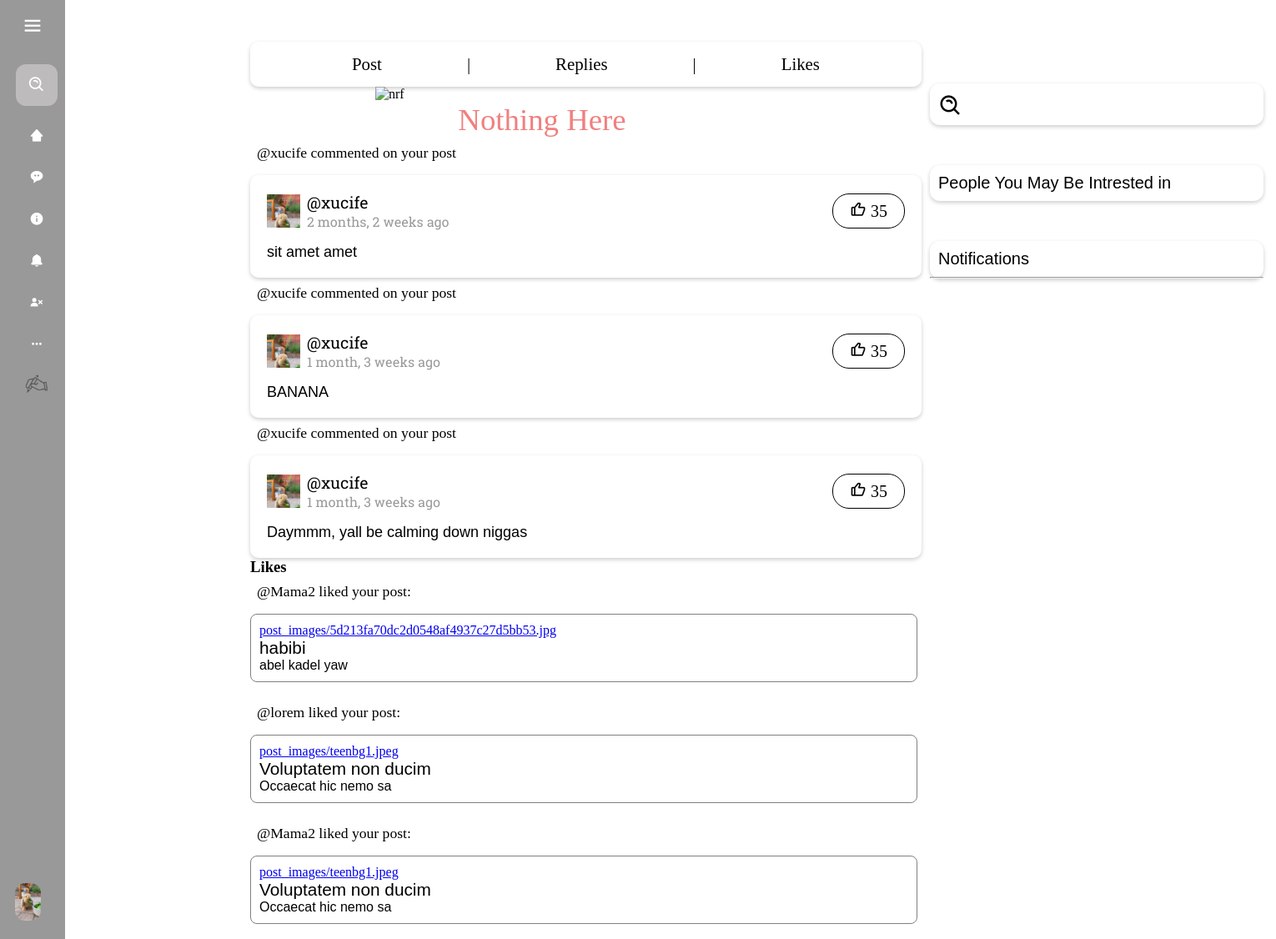
The page /notification/ (signed in) on the database its author committed.
### blog/models.py (models this page shows, shortened)
class Profile(models.Model):
    user = models.OneToOneField(User, on_delete=models.CASCADE)
    bio = models.TextField(null=True, blank=True)
    dob = models.DateField(null=True, blank=True)
    profile_img =  models.ImageField( upload_to='profile_images', default='default.jpg')
    location = models.CharField(null=True, blank=True, max_length=100)
    website = models.CharField(null=True, blank=True,max_length=100)
    about = models.TextField(null=True, blank=True)
    followers = models.ManyToManyField('self', symmetrical=False, related_name='following')
    userfol = models.ManyToManyField('self', symmetrical=False, related_name='userfollowing')
    def __str__(self):
        return self.user.username

class Message(models.Model):
    muser = models.ForeignKey(Profile, on_delete= models.SET_NULL, null= True)
    mpost = models.ForeignKey(Post, on_delete= models.SET_NULL, null= True)
    message_body = models.TextField()
    created = models.DateTimeField(default = datetime.now)

class Like(models.Model):
    user = models.ForeignKey(Profile, on_delete=models.CASCADE)
    post = models.ForeignKey(Post, on_delete=models.CASCADE)
    created = models.DateTimeField(auto_now_add=True)

class Post(models.Model):
    id = models.UUIDField(primary_key = True, default = uuid.uuid4)
    user = models.ForeignKey(Profile, on_delete= models.SET_NULL, null= True)
    image = models.ImageField(upload_to='post_images', default=None, null=True, blank=True)
    topic = models.CharField(max_length=100, null = True, blank=True)
    caption = models.TextField()
    category = models.ManyToManyField(category, related_name='cats', blank=True)
    created = models.DateTimeField(default = datetime.now)

### blog/views.py (the view)
# urls.py: path('notification/', views.notification, name='notification'),
def notification(request):
    d_user = User.objects.get(username=request.user)
    c_user_profile = Profile.objects.get(user=d_user)
    followers_profiles = c_user_profile.userfol.all()
    posts_by_following = Post.objects.filter(user__in=followers_profiles)
    posts = c_user_profile.post_set.all()
    posts_by_user = c_user_profile.post_set.all()
    all_comments = []
    all_likes = []
    for post in posts_by_user:
        comments = Message.objects.filter(mpost=post)
        likes = Like.objects.filter(post=post)
        all_likes.extend(likes)
        all_comments.extend(comments)
    context = {
        'c_user_profile':c_user_profile,
        'post':posts_by_following,
        'post_messages':all_comments,
        'post_likes':all_likes,
    }
    return render(request, 'notifications.html', context)

### templates/notifications.html (shortened to what this page needs)
{% extends "base.html" %} {% load static %}  {% block content %}
<div
  style="
    display: flex;
    align-items: center;
    justify-content: space-evenly;
    font-size: 1.3rem;
    margin-top: 50px;
    box-shadow: 0 2px 5px 0 rgba(0, 0, 0, 0.2);
    padding: 15px 20px;
    border-radius: 10px;
  "
>
  <p class="alink tablinks" onclick="openTab(event, 'posts')">Post</p>
  <span>|</span>
  <p class="alink tablinks" onclick="openTab(event, 'replies')">Replies</p>
  <span>|</span>
  <p class="alink tablinks" onclick="openTab(event, 'likes')">Likes</p>
</div>
<div id="posts" class="tabcontent">
  {% if post %}
  <div class="categories"> {% include 'post_listing.html' %} </div>
  {% else %}
  <div
  style="
    width: 700px;
    display: flex;
    align-items: center;
    flex-direction: column;
  "
>
  <img
    style="width: 400px"
    src="{% static 'img/nothing.png' %}"
    alt="nrf"
  />
  <p style="font-size: 2.3rem; font-family: cursive; color: lightcoral">
    Nothing Here
  </p>
</div>
  {% endif %}
</div>
<div id="replies" class="tabcontent">
  {% if post_messages %}
  {% for m in post_messages %}
  <p class="owner">@{{m.muser}} commented on your post</p>
  <div
    class="comment"
    style="
      display: flex;
      flex-direction: column;
      gap: 1rem;
      box-shadow: 0 2px 5px 0 rgba(0, 0, 0, 0.2);
      border-radius: 10px;
      padding: 20px;
    "
  >
    <div
      class="header"
      style="display: flex; align-items: center; justify-content: space-between"
    >
      <a
        style="
          display: flex;
          align-items: center;
          gap: 0.5rem;
          text-decoration: none;
          color: black;
        "
        href="/profile/{{message.muser}}"
      >
        <div style="width: 40px; height: 40px; overflow: hidden">
          <img style="width: 100%" src="{{m.muser.profile_img.url}}" alt="" />
        </div>
        <div>
          <p style="font-size: 1.2rem; font-family: rs">@{{m.muser}}</p>
          <p style="font-family: rs; font-size: 1rem; color: #999">
            {{m.created | timesince }} ago
          </p>
        </div>
      </a>
      <div style="padding: 8px 20px; border: 1px solid; border-radius: 20px">
        <a style="text-decoration: none; color: black; font-size: 20px" href=""
          ><i class="bx bx-like"></i> 35</a
        >
      </div>
    </div>
    <div style="font-size: 18px; font-family: sans-serif">{{m.message_body}}</div>
  </div>
  {% endfor %}
  {% endif %}
</div>
<div id="likes" class="tabcontent">
  <h3>Likes</h3>
  <div class="div3">
    {% if post_likes %}
    {% for liked_post in post_likes %}
    <p class="owner">@{{ liked_post.user }} liked your post:</p>
    <div style="font-family: sans-serif; border: 1px solid gray; border-radius: 8px; padding: 10px; width: 800px;">
      <a href="/post_details/{{ liked_post.post.id }}" style="font-family: cursive;">{{ liked_post.post.image }}</a>
        <p style="font-size: 1.3rem;">{{ liked_post.post.topic }}</p>
        <p>{{ liked_post.post.caption }}</p>
    </div>
    <br>
{% endfor %}
    {% endif %}
  </div>
</div>
{% endblock %}

### templates/navbar.html (shortened to what this page needs)
{% load static %}
<!DOCTYPE html>
<html lang="en">
  <head>
    <link
      href="https://unpkg.com/boxicons@2.1.4/css/boxicons.min.css"
      rel="stylesheet"
    />
    <link rel="stylesheet" href="{% static 'css/navbar.css' %}" />
  </head>
  <body>
    <nav class="sidebar">
      <div class="logo_content">
        <i class="bx bx-menu" id="btn"></i>
      </div>
      <ul class="nav_list">
        <li>
          <form action="">
            <i class="bx bx-search-alt sbfh"></i>
            <input type="search" placeholder="search..." name="" id="" />
          </form>
        </li>
        <li>
          <a href="/">
            <i class="bx bxs-home-alt-2"></i>
          </a>
        </li>
        <li>
          <a href="">
            <i class="bx bxs-message-rounded-dots"></i>
          </a>
        </li>
        <li>
          <a href="">
            <i class='bx bxs-info-circle' ></i>            <span class="links_name">About us</span>
          </a>
        </li>
        <li>
          <a href="/notification">
            <i class="bx bxs-bell"></i>
          </a>
        </li>
        {% if request.user.is_authenticated %}
        <li>
          <a href="/logout">
            <i class="bx bxs-user-x"></i>
          </a>
        </li>
        {% endif %}
        <li>
          <a href="">
            <i class="bx bx-dots-horizontal-rounded"></i>
          </a>
        </li>
        <li>
          <a href="/post">
            <i
              style="
                display: flex;
                align-items: center;
                justify-content: center;
              "
              ><img
                style="width: 30px"
                src="../static/img/hand_with_pen_50px.png"
                alt=""
            /></i>
          </a>
        </li>
        <div class="profile_content">
          <div class="profile">
            <a
              href="/profile/{{request.user.username}}"
              class="profile_details"
            >
              {% if request.user.is_authenticated %}
              <img src="{{ c_user_profile.profile_img.url }}" alt="" />
              {% endif %}
            </a>
          </div>
        </div>
      </ul>
    </nav>
  </body>
</html>

### static/css/navbar.css (style rules this page uses)
* { margin: 0; padding: 0; box-sizing: border-box; }
body { position: relative; min-height: 100vh; width: 100%; }
.sidebar { font-family: Ubuntu ; position: fixed; top: 0; left: 0; height: 100%; width: 78px; background: #999; padding: 6px 14px; transition: .3s ease-in; }
.sidebar #btn { color: white; position: absolute; left: 50%; top: 6px; font-size: 28px; height: 50px; width: 50px; text-align: center; line-height: 50px; transform: translateX(-50%); }
.sidebar ul { margin-top: 20px; }
.sidebar ul li { list-style: none; position: relative; height: 50%; width: 100%; margin: 0 5px; line-height: 50px ; white-space:nowrap; }
.sidebar ul li:nth-child(1) { margin-bottom: 10px; }
.sbfh { position: absolute; z-index: 9991; top: 50%; left: 0; transform: translateY(-50%); font-size: 22px; color: #FFF; }
.sidebar ul li input { height: 50px; width: 100%; left: 0; top: 0; border-radius: 12px; outline: none; border: none; background: #bdbbbb; color: white; padding-left: 50px; font-size: 18px; }
.sidebar ul li a { color: white; display: flex; font-size: 1.1rem; align-items: center; text-decoration: none; transition: all .4s ease; border-radius: 12px; }
.sidebar ul li i { height: 50px; min-width: 50px; border-radius: 12px; line-height: 50px; text-align: center; }
.sidebar .profile_content { position: absolute; color: #FFF; padding: 10px; padding-bottom: 20px; bottom: 0; left: 0; margin-left: 8px; }
.profile .profile_details { text-decoration: none; color: #FFF; display: flex; align-items: center; }
.profile .profile_details img { height: 45px; width: 45px; object-fit: cover; border-radius: 12px; }

### static/css/sidebar.css (style rules this page uses)
* { padding: 0; margin: 0; }

### templates/notifications.html (style rules this page uses)
.owner { display: block !important; }
.owner { font-size: 1.1rem; padding-bottom: 1rem; margin-bottom: 1rem; padding: 0.5rem; padding-bottom: 0; font-family: barlow; }
.alink { font-family: barlow; text-decoration: none; color: black; }

### rows shown on the page
Profile: profile_img (picture)
Message: muser "xucife", muser.profile_img (picture), created "2 months, 2 weeks", message_body "sit amet amet"
Message: muser "xucife", muser.profile_img (picture), created "1 month, 3 weeks", message_body "BANANA"
Message: muser "xucife", muser.profile_img (picture), created "1 month, 3 weeks", message_body "Daymmm, yall be calming down niggas"
Like: user "Mama2", post.image "post_images/5d213fa70dc2d0548af4937c27d5bb53.jpg", post.topic "habibi", post.caption "abel kadel yaw"
Like: user "lorem", post.image "post_images/teenbg1.jpeg", post.topic "Voluptatem non ducim", post.caption "Occaecat hic nemo sa"
Like: user "Mama2", post.image "post_images/teenbg1.jpeg", post.topic "Voluptatem non ducim", post.caption "Occaecat hic nemo sa"
